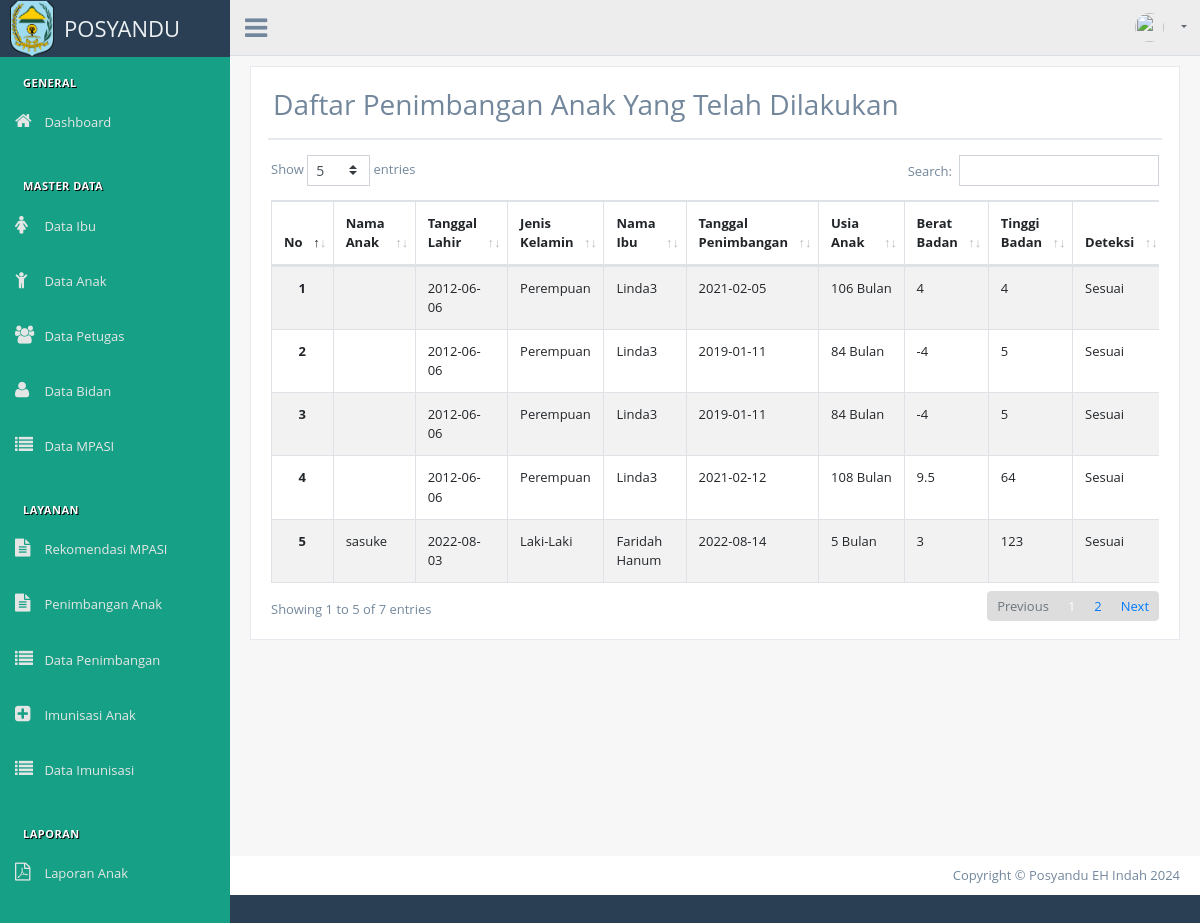
Screenshot of /index.php/penimbangan_anak/data_penimbangan with the database file from the repository.
### tables this page shows
CREATE TABLE `penimbangan` (
  `id_penimbangan` int(11) NOT NULL,
  `anak_id` int(11) NOT NULL,
  `tgl_lahir` date NOT NULL,
  `jenis_kelamin` enum('Laki-Laki','Perempuan') NOT NULL,
  `ibu_id` int(11) NOT NULL,
  `tgl_skrng` date NOT NULL,
  `usia` int(11) NOT NULL,
  `bb` double NOT NULL,
  `tb` double NOT NULL,
  `deteksi` enum('Sesuai','Tidak Sesuai') NOT NULL,
  `ket` text NOT NULL,
  `created_by` int(11) NOT NULL
);

CREATE TABLE `ibu` (
  `id_ibu` int(11) NOT NULL,
  `nama_ibu` varchar(50) NOT NULL,
  `tempat_lahir` varchar(30) NOT NULL,
  `tgl_lahir` date NOT NULL,
  `gol_dar` varchar(2) NOT NULL,
  `pendidikan` varchar(200) NOT NULL,
  `pekerjaan` varchar(30) NOT NULL,
  `nama_suami` varchar(50) NOT NULL,
  `tempat_lahir_suami` varchar(30) NOT NULL,
  `tgl_lahir_suami` date NOT NULL,
  `pendidikan_suami` varchar(200) NOT NULL,
  `pekerjaan_suami` varchar(30) NOT NULL,
  `alamat` text NOT NULL,
  `kecamatan` varchar(30) NOT NULL,
  `kota` varchar(30) NOT NULL,
  `no_tlp` varchar(13) NOT NULL
);

CREATE TABLE `anak` (
  `id_anak` int(11) NOT NULL,
  `nik_anak` varchar(16) NOT NULL,
  `nama_anak` varchar(50) NOT NULL,
  `tempat_lahir` varchar(30) NOT NULL,
  `tgl_lahir` date NOT NULL,
  `jenis_kelamin` enum('Laki-Laki','Perempuan') NOT NULL,
  `ibu_id` int(11) NOT NULL
);

### application/controllers/Penimbangan_Anak.php (called while the page is built, shortened)
<?php
class Penimbangan_Anak extends CI_Controller
{
    public function __construct()
    {
        $this->load->model('Mpasi_model');
        $this->load->model('Penimbangan_model');
    }
    function data_penimbangan()
    {
        $data['title'] = 'Penimbangan Anak | Posyandu Sakura';
        $data['user'] = $this->db->get_where('user', ['username' => $this->session->userdata('username')])->row_array();
        $data['row'] = $this->anak_model->edit('penimbangan', array('id_penimbangan'))->result_array();
        $this->load->view('templates/header-datatables', $data);
        $this->load->view('templates/sidebar');
        $this->load->view('templates/topbar', $data);
        $this->load->view('layanan/data_penimbangan', $data);
        $this->load->view('templates/footer-datatables');
    }
}

### index.php (called while the page is built, shortened)
<?php
require_once BASEPATH.'core/CodeIgniter.php';

### application/models/Anak_model.php (called while the page is built, shortened)
<?php
class Anak_model extends CI_Model
{
    public function edit($table, $data)
    {
        return $this->db->get_where($table, $data);
    }
}

### application/views/layanan/data_penimbangan.php (the view, shortened to what this page needs)
<div class="right_col" role="main">
    <div class="row">
        <div class="col-md-12 col-sm-12 ">
            <div class="x_panel">
                <div class="x_title">
                    <h3>Daftar Penimbangan Anak Yang Telah Dilakukan</h3>
                </div>
                <div class="x_content">
                    <div class="row">
                        <div class="col-sm-12">
                            <div class="card-box table-responsive">
                                <table id="datatable" class="table table-striped table-bordered" style="width:100%">
                                    <thead>
                                        <tr>
                                            <th>No</th>
                                            <th>Nama Anak</th>
                                            <th>Tanggal Lahir</th>
                                            <th>Jenis Kelamin</th>
                                            <th>Nama Ibu</th>
                                            <th>Tanggal Penimbangan</th>
                                            <th>Usia Anak</th>
                                            <th>Berat Badan</th>
                                            <th>Tinggi Badan</th>
                                            <th>Deteksi</th>
                                        </tr>
                                    </thead>
                                    <tbody>
                                        <?php $i = 1; ?>
                                        <?php foreach ($row as $n) :
                                            $a = $this->anak_model->edit('anak', array('id_anak' => $n['anak_id']))->row_array();
                                            $b = $this->anak_model->edit('ibu', array('id_ibu' => $n['ibu_id']))->row_array();
                                        ?>
                                            <tr>
                                                <th scope="row">
                                                    <center><?= $i; ?></center>
                                                </th>
                                                <td><?= $a['nama_anak']; ?></td>
                                                <td><?= $n['tgl_lahir']; ?></td>
                                                <td><?= $n['jenis_kelamin']; ?></td>
                                                <td><?= $b['nama_ibu']; ?></td>
                                                <td><?= $n['tgl_skrng']; ?></td>
                                                <td><?= $n['usia']; ?>&nbsp;Bulan</td>
                                                <td><?= $n['bb']; ?></td>
                                                <td><?= $n['tb']; ?></td>
                                                <td><?= $n['deteksi']; ?></td>
                                            </tr>
                                            <?php $i++; ?>
                                        <?php endforeach; ?>
                                    </tbody>
                                </table>
                            </div>
                        </div>
                    </div>
                </div>
            </div>
        </div>
    </div>
</div>

### rows the page displays
penimbangan: tgl_lahir "2012-06-06", jenis_kelamin "Perempuan", ibu.nama_ibu "Linda3", tgl_skrng "2021-02-05", usia "106", bb "4", tb "4", deteksi "Sesuai"
penimbangan: tgl_lahir "2012-06-06", jenis_kelamin "Perempuan", ibu.nama_ibu "Linda3", tgl_skrng "2019-01-11", usia "84", bb "-4", tb "5", deteksi "Sesuai"
penimbangan: tgl_lahir "2012-06-06", jenis_kelamin "Perempuan", ibu.nama_ibu "Linda3", tgl_skrng "2019-01-11", usia "84", bb "-4", tb "5", deteksi "Sesuai"
penimbangan: tgl_lahir "2012-06-06", jenis_kelamin "Perempuan", ibu.nama_ibu "Linda3", tgl_skrng "2021-02-12", usia "108", bb "9.5", tb "64", deteksi "Sesuai"
penimbangan: anak.nama_anak "sasuke", tgl_lahir "2022-08-03", jenis_kelamin "Laki-Laki", ibu.nama_ibu "Faridah Hanum", tgl_skrng "2022-08-14", usia "5", bb "3", tb "123", deteksi "Sesuai"
